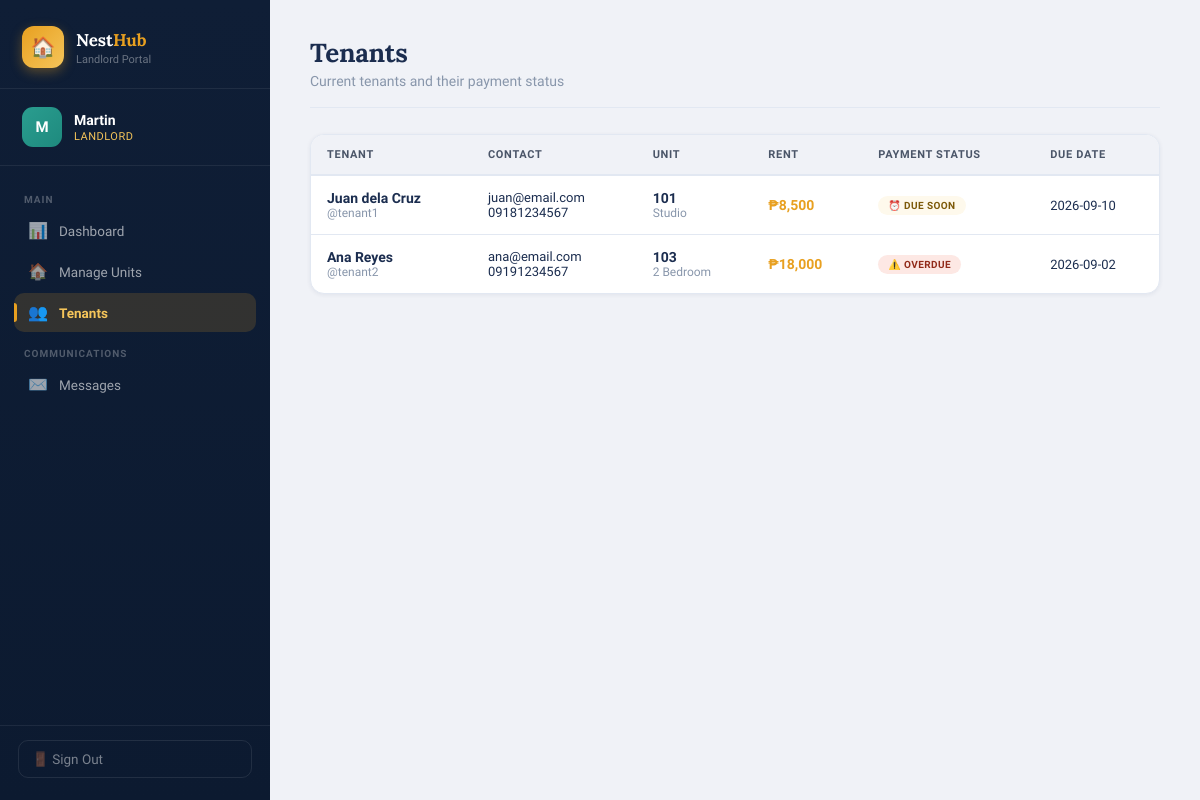
/landlord/tenants (signed in), run on an earlier commit of the app's database.
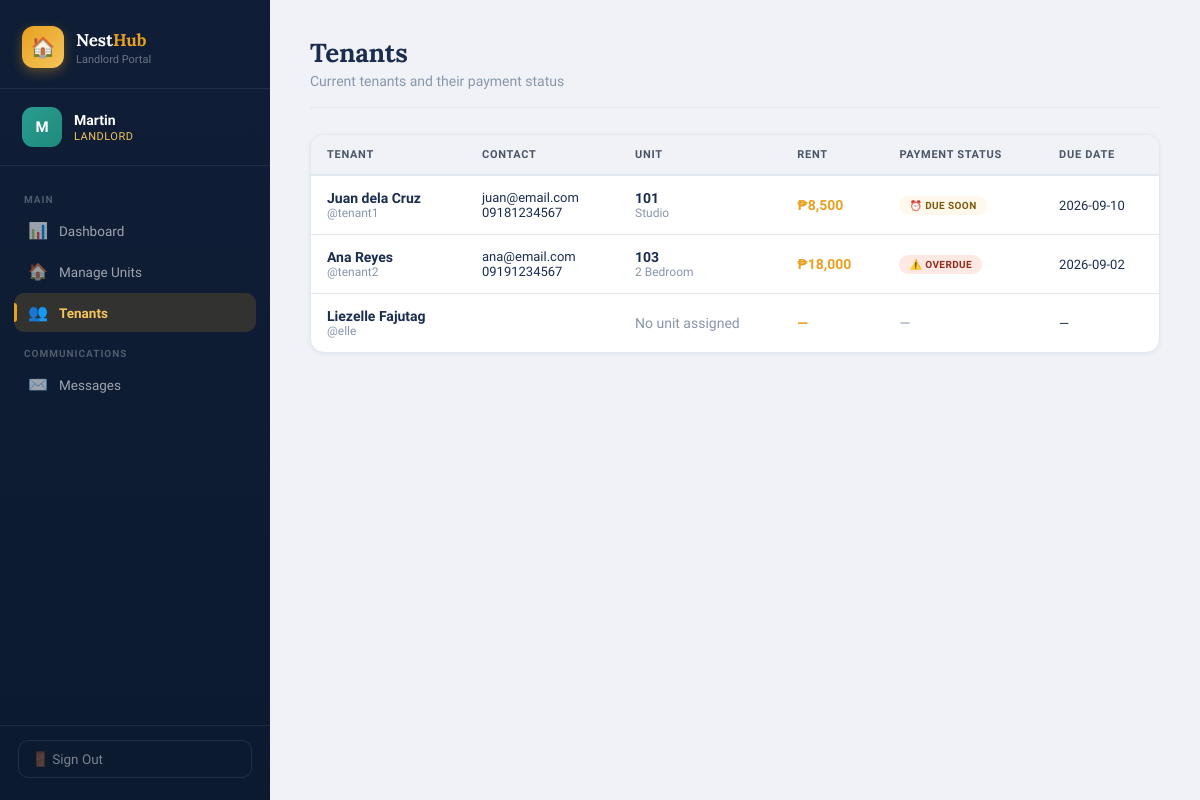
And on a later commit of the database.
### tables this page shows
CREATE TABLE user (
        id INTEGER PRIMARY KEY AUTOINCREMENT,
        username TEXT UNIQUE NOT NULL,
        password TEXT NOT NULL,
        role TEXT NOT NULL,
        full_name TEXT NOT NULL,
        email TEXT,
        phone TEXT,
        created_at TEXT DEFAULT (datetime('now'))
    );

CREATE TABLE unit (
        id INTEGER PRIMARY KEY AUTOINCREMENT,
        unit_number TEXT UNIQUE NOT NULL,
        floor INTEGER NOT NULL,
        unit_type TEXT NOT NULL,
        monthly_rent REAL NOT NULL,
        description TEXT,
        amenities TEXT,
        is_occupied INTEGER DEFAULT 0,
        tenant_id INTEGER REFERENCES user(id),
        occupancy_start TEXT,
        monthly_due_day INTEGER DEFAULT 1,
        created_at TEXT DEFAULT (datetime('now'))
    );

CREATE TABLE rent_record (
        id INTEGER PRIMARY KEY AUTOINCREMENT,
        unit_id INTEGER NOT NULL REFERENCES unit(id),
        tenant_id INTEGER NOT NULL REFERENCES user(id),
        amount REAL NOT NULL,
        due_date TEXT NOT NULL,
        paid_date TEXT,
        is_paid INTEGER DEFAULT 0,
        month_year TEXT NOT NULL,
        notes TEXT,
        created_at TEXT DEFAULT (datetime('now'))
    );

### views.py (the view)
@main_bp.route('/landlord/tenants')
@login_required(role='landlord')
def landlord_tenants():
    uid = session['user_id']
    conn = get_db()
    user = row_to_dict(conn.execute("SELECT * FROM user WHERE id=?", (uid,)).fetchone())
    tenants = [row_to_dict(r) for r in conn.execute(
        "SELECT u.*, un.id as unit_id, un.unit_number, un.unit_type, un.monthly_rent FROM user u LEFT JOIN unit un ON un.tenant_id=u.id WHERE u.role='tenant'").fetchall()]
    rent_statuses = {}
    for t in tenants:
        if t['unit_id']:
            rr = row_to_dict(conn.execute(
                "SELECT * FROM rent_record WHERE unit_id=? AND tenant_id=? ORDER BY due_date DESC LIMIT 1",
                (t['unit_id'], t['id'])).fetchone())
            if rr:
                status = get_rent_status(rr['due_date'], rr['is_paid'])
                label, color = get_rent_status_label(status)
                rent_statuses[t['id']] = {'status': status, 'label': label, 'color': color, 'record': rr}
    unread_msgs = get_unread_msgs(uid)
    conn.close()
    return render_template('landlord_tenants.html', user=user, tenants=tenants,
        rent_statuses=rent_statuses, unread_msgs=unread_msgs)

### models.py (called while the page is built)
def get_db():
    conn = sqlite3.connect(DB_PATH)
    conn.row_factory = sqlite3.Row
    conn.execute("PRAGMA foreign_keys = ON")
    return conn

### utils.py (called while the page is built)
def get_rent_status(due_date_str, is_paid):
    if is_paid:
        return 'paid'
    due = date.fromisoformat(due_date_str)
    today = date.today()
    diff = (due - today).days
    if diff < 0:
        return 'overdue'
    elif diff <= 5:
        return 'due_soon'
    else:
        return 'upcoming'

def get_rent_status_label(status):
    labels = {
        'paid': ('Paid', 'success'),
        'overdue': ('OVERDUE', 'danger'),
        'due_soon': ('Due Soon', 'warning'),
        'upcoming': ('Upcoming', 'info'),
    }
    return labels.get(status, ('Unknown', 'secondary'))

### views.py (called while the page is built)
def login_required(role=None):
    def decorator(f):
        @wraps(f)
        def wrapped(*args, **kwargs):
            uid = session.get('user_id')
            if not uid:
                flash('Please log in.', 'warning')
                return redirect(url_for('main.login'))
            if role and session.get('user_role') != role:
                flash('Access denied.', 'danger')
                return redirect(url_for('main.login'))
            return f(*args, **kwargs)
        return wrapped
    return decorator

def row_to_dict(row):
    return dict(row) if row else None

def get_unread_msgs(uid):
    conn = get_db()
    n = conn.execute("SELECT COUNT(*) FROM message WHERE receiver_id=? AND is_read=0", (uid,)).fetchone()[0]
    conn.close()
    return n

### templates/landlord_tenants.html (shortened to what this page needs)
{% extends 'base.html' %}
{% from 'sidebar.html' import landlord_sidebar %}
{% block body %}
<div class="app-wrapper">
  {{ landlord_sidebar(user, 'tenants', unread_msgs) }}
  <main class="main-content">
    <div class="page-header">
      <h1>Tenants</h1>
      <p>Current tenants and their payment status</p>
    </div>
    {% if tenants %}
    <div class="table-wrapper">
      <table>
        <thead>
          <tr>
            <th>Tenant</th>
            <th>Contact</th>
            <th>Unit</th>
            <th>Rent</th>
            <th>Payment Status</th>
            <th>Due Date</th>
          </tr>
        </thead>
        <tbody>
          {% for tenant in tenants %}
          <tr>
            <td>
              <div style="font-weight:700;color:var(--navy);">{{ tenant.full_name }}</div>
              <div style="font-size:12px;color:var(--text-muted);">@{{ tenant.username }}</div>
            </td>
            <td style="font-size:13px;">
              {% if tenant.email %}<div>{{ tenant.email }}</div>{% endif %}
              {% if tenant.phone %}<div>{{ tenant.phone }}</div>{% endif %}
            </td>
            <td>
              {% if tenant.unit_number %}
                <strong>{{ tenant.unit_number }}</strong>
                <div style="font-size:12px;color:var(--text-muted);">{{ tenant.unit_type }}</div>
              {% else %}
                <span style="color:var(--text-muted);">No unit assigned</span>
              {% endif %}
            </td>
            <td style="font-weight:700;color:var(--gold);">
              {% if tenant.monthly_rent %}₱{{ "{:,.0f}".format(tenant.monthly_rent) }}{% else %}—{% endif %}
            </td>
            <td>
              {% if tenant.id in rent_statuses %}
                {% set rs = rent_statuses[tenant.id] %}
                <span class="unit-badge badge-{{ rs.status.replace('_','-') }}" style="position:static;display:inline-block;">
                  {% if rs.status == 'overdue' %}⚠️ {% elif rs.status == 'due_soon' %}⏰ {% elif rs.status == 'paid' %}✅ {% endif %}
                  {{ rs.label }}
                </span>
              {% else %}
                <span style="color:var(--text-muted);">—</span>
              {% endif %}
            </td>
            <td style="font-size:13px;">
              {% if tenant.id in rent_statuses %}
                {{ rent_statuses[tenant.id].record.due_date }}
              {% else %}—{% endif %}
            </td>
          </tr>
          {% endfor %}
        </tbody>
      </table>
    </div>
    {% endif %}
  </main>
</div>
{% endblock %}

### templates/base.html (shortened to what this page needs)
<!DOCTYPE html>
<html lang="en">
<head>
  <link rel="stylesheet" href="{{ url_for('static', filename='style.css') }}">
</head>
<body>
{% block body %}{% endblock %}
</body>
</html>

### templates/sidebar.html (shortened to what this page needs)
{% macro landlord_sidebar(user, active, unread_msgs=0) %}
<aside class="sidebar">
  <div class="sidebar-brand">
    <div class="logo-row">
      <div class="logo-box">🏠</div>
      <div>
        <h2>Nest<span>Hub</span></h2>
        <p>Landlord Portal</p>
      </div>
    </div>
  </div>
  <div class="sidebar-user">
    <div class="user-avatar">{{ user.full_name[0] }}</div>
    <div>
      <div class="user-name">{{ user.full_name }}</div>
      <div class="user-role gold">Landlord</div>
    </div>
  </div>
  <nav class="sidebar-nav">
    <div class="nav-section-label">Main</div>
    <a href="{{ url_for('main.landlord_dashboard') }}" class="nav-item {% if active == 'dashboard' %}active{% endif %}">
      <span class="nav-icon">📊</span> Dashboard
    </a>
    <a href="{{ url_for('main.landlord_units') }}" class="nav-item {% if active == 'units' %}active{% endif %}">
      <span class="nav-icon">🏠</span> Manage Units
    </a>
    <a href="{{ url_for('main.landlord_tenants') }}" class="nav-item {% if active == 'tenants' %}active{% endif %}">
      <span class="nav-icon">👥</span> Tenants
    </a>
    <div class="nav-section-label">Communications</div>
    <a href="{{ url_for('main.landlord_messages') }}" class="nav-item {% if active == 'messages' %}active{% endif %}">
      <span class="nav-icon">✉️</span> Messages
    </a>
  </nav>
  <div class="sidebar-footer">
    <a href="{{ url_for('main.logout') }}" class="logout-btn">🚪 Sign Out</a>
  </div>
</aside>
{% endmacro %}

What changed in the data, as far as the page shows it:
added user: full_name "Liezelle Fajutag", username "elle", shows "No unit assigned"
